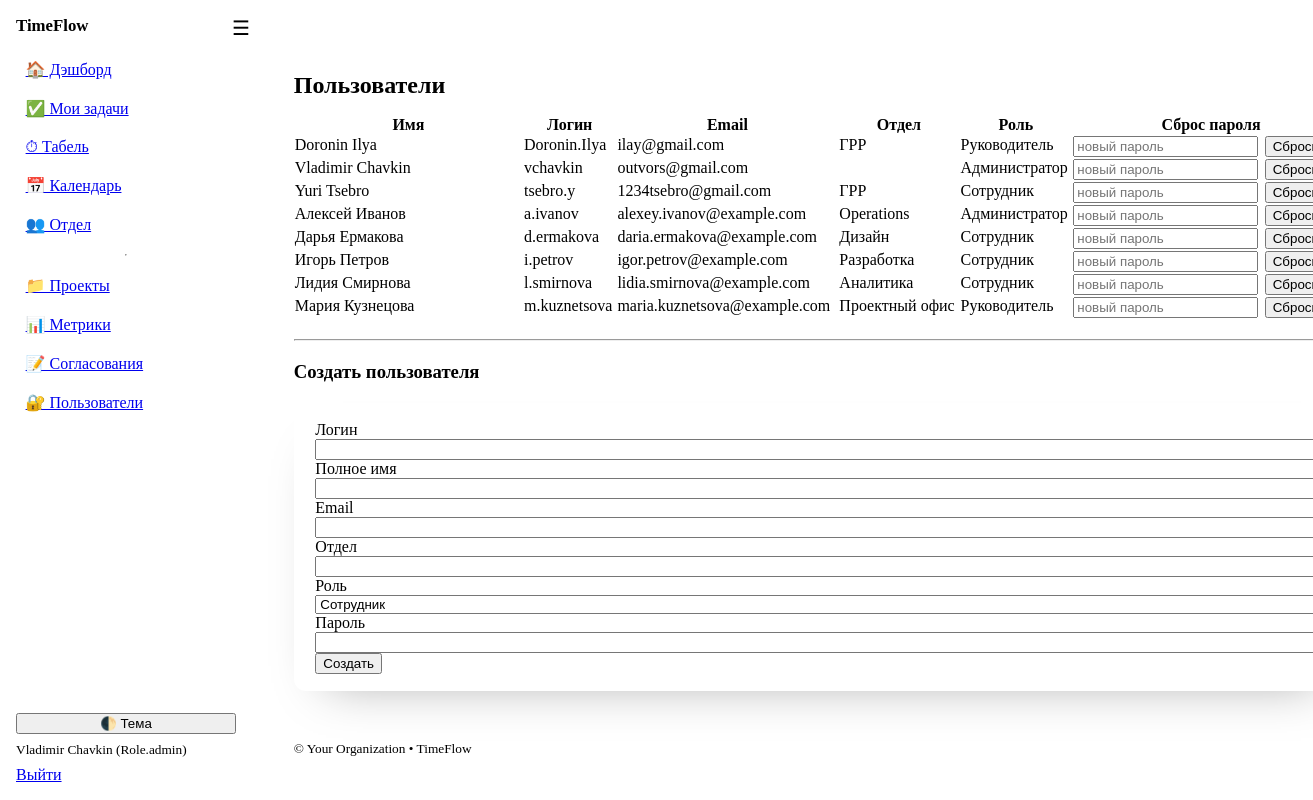
Page /admin/users (signed in) on the committed database.
### models.py (models this page shows)
class User(Base):
    __tablename__ = "users"
    id: Mapped[int] = mapped_column(Integer, primary_key=True, index=True)
    username: Mapped[str] = mapped_column(String(50), unique=True, index=True)
    full_name: Mapped[str] = mapped_column(String(120))
    email: Mapped[str] = mapped_column(String(200), unique=True)
    department: Mapped[str] = mapped_column(String(120), default="")
    role: Mapped[Role] = mapped_column(Enum(Role), default=Role.employee)
    is_active: Mapped[bool] = mapped_column(Boolean, default=True)
    hashed_password: Mapped[str] = mapped_column(String(255))
    created_at: Mapped[dt.datetime] = mapped_column(DateTime, default=dt.datetime.utcnow)
    tasks: Mapped[list["Task"]] = relationship(
        "Task",
        back_populates="assignee",
        foreign_keys="Task.assignee_id",
    )
    time_entries: Mapped[list["TimeEntry"]] = relationship(
        "TimeEntry",
        back_populates="user",
        foreign_keys="TimeEntry.user_id",
    )
    member_projects: Mapped[list["ProjectMember"]] = relationship(backref="user", cascade="all, delete-orphan")

### app.py (the view)
@app.get("/admin/users", response_class=HTMLResponse)
def users_page(request: Request, db: Session = Depends(get_db), user: User = Depends(require_roles(Role.admin))):
    users = db.scalars(select(User).order_by(User.full_name)).all()
    return templates.TemplateResponse(
        "users.html",
        {
            "request": request,
            "user": user,
            "users": users,
            "app_name": APP_NAME,
            "role_labels": ROLE_LABELS,
            "role_choices": ROLE_CHOICES,
        },
    )

### templates/users.html (shortened to what this page needs)
{% extends "base.html" %}
{% block content_class %} content--wide{% endblock %}
{% block content %}
  <h2>Пользователи</h2>
  <div class="table-wrapper">
    <table>
      <thead><tr><th>Имя</th><th>Логин</th><th>Email</th><th>Отдел</th><th>Роль</th><th>Сброс пароля</th></tr></thead>
      <tbody>
        {% for u in users %}
        <tr>
          <td>{{ u.full_name }}</td>
          <td>{{ u.username }}</td>
          <td>{{ u.email }}</td>
          <td>{{ u.department }}</td>
          <td>{{ role_labels.get(u.role.value, u.role.value) }}</td>
          <td class="reset-cell">
            <form method="post" action="/admin/users/reset_password" class="inline-form reset-form">
              <input type="password" name="new_password" placeholder="новый пароль" required>
              <button type="submit">Сбросить</button>
            </form>
          </td>
        </tr>
        {% endfor %}
      </tbody>
    </table>
  </div>
  <hr>
  <h3>Создать пользователя</h3>
  <form method="post" action="/admin/users/new">
    <div class="grid">
      <label>Логин <input type="text" name="username" required></label>
      <label>Полное имя <input type="text" name="full_name" required></label>
    </div>
    <div class="grid">
      <label>Email <input type="email" name="email" required></label>
      <label>Отдел <input type="text" name="department"></label>
    </div>
    <div class="grid">
      <label>Роль
        <select name="role">
          {% for value, label in role_choices %}
          <option value="{{ value }}">{{ label }}</option>
          {% endfor %}
        </select>
      </label>
      <label>Пароль <input type="password" name="password" required></label>
    </div>
    <button type="submit">Создать</button>
  </form>
{% endblock %}

### templates/base.html (shortened to what this page needs)
<!doctype html>
<html lang="ru" data-theme="light">
<head>
  <link rel="stylesheet" href="https://cdn.jsdelivr.net/npm/@picocss/pico@1/css/pico.min.css">
  <link rel="stylesheet" href="/static/theme.css">
</head>
<body class="layout">
  <aside class="sidebar">
    <div class="brand">
      <strong>{{ app_name }}</strong>
    </div>
    <nav class="menu">
      <a href="/dashboard">🏠 Дэшборд</a>
      <a href="/tasks?mine=1">✅ Мои задачи</a>
      <a href="/timesheet">⏱ Табель</a>
      <a href="/leaves">📅 Календарь</a>
      <a href="/team">👥 Отдел</a>
      {% if user and (user.role in ['manager','admin']) %}
        <hr>
        <a href="/projects">📁 Проекты</a>
        <a href="/metrics">📊 Метрики</a>
        <a href="/admin/approvals">📝 Согласования</a>
        {% if user.role == "admin" %}<a href="/admin/users">🔐 Пользователи</a>{% endif %}
      {% endif %}
    </nav>
    <div class="sidebar-bottom">
      <button class="contrast full" onclick="toggleTheme()">🌓 Тема</button>
      {% if user %}
        <small class="muted">{{ user.full_name }} ({{ user.role }})</small>
        <a href="/auth/logout" class="secondary full">Выйти</a>
      {% endif %}
    </div>
  </aside>
  <header class="topbar">
    <label for="nav-toggle" class="burger" aria-label="Открыть меню">☰</label>
  </header>
  <main class="content{% block content_class %}{% endblock %}">
    {% block content %}{% endblock %}
  </main>
  <footer class="container footer-note">
    <small>&copy; {{ org_name if org_name is defined else '' }} • {{ app_name }}</small>
  </footer>
</body>
</html>

### static/theme.css (style rules this page uses)
:root { --sidebar-w: 220px; --topbar-h: 52px; --pico-border-radius: 12px; --content-max-width: 1200px; --content-gutter: clamp(1rem, 2.2vw + 0.5rem, 3rem); --chart-h: clamp(260px, 38vh, 520px); --tf-critical: hsl(0 75% 45%); --tf-badge-green-bg: hsl(148 58% 88%); --tf-badge-green-fg: hsl(148 45% 24%); --tf-badge-amber-bg: hsl(40 95% 90%); --tf-badge-amber-fg: hsl(28 65% 28%); --tf-badge-red-bg: hsl(3 80% 92%); --tf-badge-red-fg: hsl(3 70% 35%); --tf-badge-blue-bg: hsl(224 90% 92%); --tf-badge-blue-fg: hsl(224 70% 30%); --tf-badge-gray-bg: hsl(210 16% 90%); --tf-badge-gray-fg: hsl(210 12% 30%); }
.layout { display: contents; }
.sidebar { position: fixed; inset: 0 auto 0 0; width: var(--sidebar-w); background: var(--pico-card-background-color); border-right: 1px solid var(--pico-muted-border-color); padding: 1rem; display: flex; flex-direction: column; gap: 1rem; transform: translateX(-100%); transition: transform .2s ease; z-index: 1000; }
.brand { font-size: 1.05rem; white-space: nowrap; overflow: hidden; text-overflow: ellipsis; }
.menu { display: flex; flex-direction: column; gap: .25rem; }
.menu a { padding: .5rem .6rem; border-radius: 8px; }
.sidebar-bottom { margin-top: auto; display: grid; gap: .5rem; }
.full { width: 100%; }
.muted { color: var(--pico-muted-color); }
.topbar { position: fixed; top: 0; left: 0; right: 0; height: var(--topbar-h); display: flex; align-items: center; gap: .5rem; padding: 0 .75rem; background: var(--pico-background-color); border-bottom: 1px solid var(--pico-muted-border-color); z-index: 1100; }
.burger { font-size: 1.25rem; cursor: pointer; user-select: none; }
.content { padding: calc(var(--topbar-h) + 1rem) var(--content-gutter) 3rem; margin: 0 auto; width: min(100%, var(--content-max-width)); display: flex; flex-direction: column; gap: 1.25rem; }
.content.content--wide { width: 100%; max-width: none; }
.content > * { margin: 0; }
.footer-note { margin: 0 auto 2.5rem; width: min(100%, var(--content-max-width)); padding: 0 var(--content-gutter); }
.surface, .content > article, .content > table, .content > form, .content > details { background: var(--pico-card-background-color); border: 1px solid var(--pico-muted-border-color); border-radius: var(--pico-border-radius); padding: 1.1rem 1.35rem; box-shadow: 0 24px 48px -32px rgba(0, 0, 0, 0.35); }
@media (min-width: 992px) { .sidebar { transform: translateX(0); } }
@media (min-width: 992px) { .topbar { left: var(--sidebar-w); } }
@media (min-width: 992px) { .content, .footer-note { margin-left: calc(var(--sidebar-w) + var(--content-gutter)); width: min(calc(100% - var(--sidebar-w)), var(--content-max-width)); } }
@media (min-width: 992px) { .content.content--wide { width: calc(100% - var(--sidebar-w) - var(--content-gutter)); } }
.table-wrapper { overflow-x: auto; margin: -0.25rem -0.5rem 0; padding: 0 .5rem; }
.table-wrapper table { width: max-content; min-width: 100%; margin-bottom: 0; }
.table-wrapper th, .table-wrapper td { white-space: nowrap; vertical-align: top; }
.table-wrapper td:first-child { min-width: 220px; white-space: normal; }
.table-wrapper td.reset-cell { white-space: normal; }
.inline-form { display: inline-flex; gap: .5rem; align-items: center; flex-wrap: wrap; }
.reset-form { gap: .4rem; }
.inline-form input, .inline-form select { min-width: 160px; }
.reset-form input { min-width: 0; flex: 1 1 140px; }
.reset-form button { flex-shrink: 0; }
.inline-form button { white-space: nowrap; }

### templates/base.html (style rules this page uses)
:root { --tf-topbar-h: 56px; --topbar-h: 56px; }
.table-wrapper { overflow-x:auto; -webkit-overflow-scrolling:touch; }
.table-wrapper table { width:100%; border-collapse:separate; border-spacing:0; }
label > input, label > select, label > textarea { width:100%; }

### rows in the picture
User: full_name "Vladimir Chavkin", role "Role.admin", username "vchavkin", email "outvors@gmail.com", get "Администратор"
User: full_name "Doronin Ilya", username "Doronin.Ilya", email "ilay@gmail.com", department "ГРР", get "Руководитель"
User: full_name "Yuri Tsebro", username "tsebro.y", email "1234tsebro@gmail.com", department "ГРР", get "Сотрудник"
User: full_name "Алексей Иванов", username "a.ivanov", email "alexey.ivanov@example.com", department "Operations", get "Администратор"
User: full_name "Дарья Ермакова", username "d.ermakova", email "daria.ermakova@example.com", department "Дизайн", get "Сотрудник"
User: full_name "Игорь Петров", username "i.petrov", email "igor.petrov@example.com", department "Разработка", get "Сотрудник"
User: full_name "Лидия Смирнова", username "l.smirnova", email "lidia.smirnova@example.com", department "Аналитика", get "Сотрудник"
User: full_name "Мария Кузнецова", username "m.kuznetsova", email "maria.kuznetsova@example.com", department "Проектный офис", get "Руководитель"

### other values in the picture
{{ app_name }} "TimeFlow"
{{ org_name if org_name is defined else '' }} "Your Organization"
form field role "Сотрудник"
